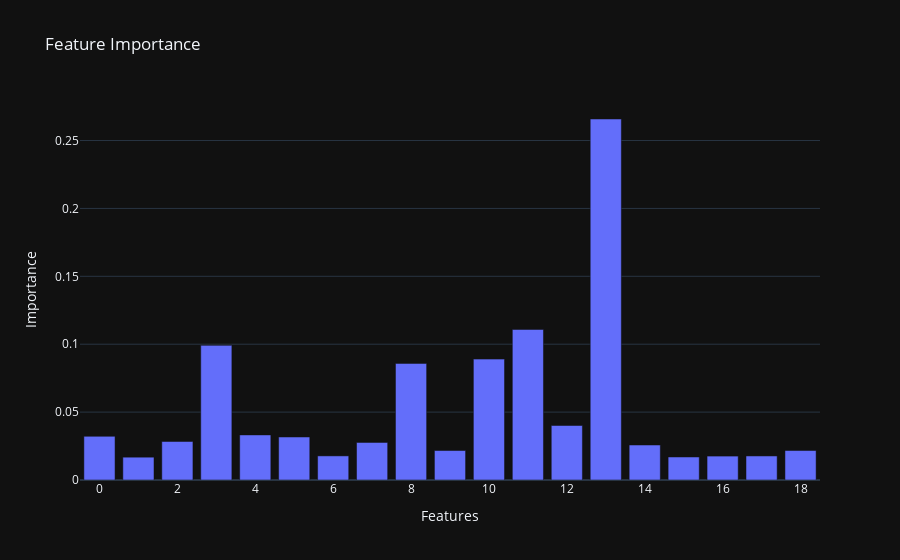

The notebook cell saved with this chart:
### Markdown cell above
## **Model**

Testing models with timeseries cross-validation. Simple parameter tuning with GridSearch and regular cross-validation.

### Code cell
mode = 'xgb'
seasons = df_train['Season'].unique()
seasons.sort()
cvs = []

    
for season in seasons[5:]:

    print(f'\nValidating on season {season}')
        
    X = df_train[df_train['Season'] < season-1].reset_index(drop=True).copy()
    X_val = df_train[df_train['Season'] == season].reset_index(drop=True).copy()
        
        

        
    if mode == "xgb":

        model = xgb.XGBClassifier(booster = 'gbtree',eval_metric = 'mae', colsample_bytree = 0.7, min_child_weight = 40,
                                     gamma = 10, max_depth = 3, num_parallel_tree = 3, eta = 0.1)
    else:
        model = LogisticRegression(C=0.5)
            

    model.fit(X[features], X["Target"])
  
    pred = model.predict_proba(X_val[features])[:, 1]
    #pred = (pred - pred.min()) / (pred.max() - pred.min())
    pred = np.clip(pred, 0, 1)
    score = ((X_val['Target'].values - pred) ** 2).mean()
    cvs.append(score)

    
    print(f'\t -> Scored {score:.3f}')
    
    plt.figure(figsize=(10, 4))
    plt.subplot(1, 2, 1)
    plt.scatter(pred, X_val['MatchDiff'].values, s=5)
    plt.title('Prediction vs Score Diff')
    plt.grid(True)
    plt.plot([0.5,0.5,0.5],[-50,0,50], "r--")
    plt.plot([-0.1,0,1.1],[0,0,0], "r--")

    plt.subplot(1, 2, 2)
    sns.histplot(pred, bins=25)
    plt.title('Predictions probability')
    plt.show()
            
print(f'\n Local CV is {np.mean(cvs):.3f}')
if mode == 'xgb':
    #plt_feats = plt.bar(range(len(model.feature_importances_)), model.feature_importances_)
    #plt_feats.title('hej')
    import plotly.express as px
    fig = px.bar(x=range(len(model.feature_importances_)), y=model.feature_importances_, labels={'x':'Features', 'y':'Importance'}, title = 'Feature Importance')
    fig.show()
    print('Features:', features)

### Figure 1 — Plotly figure (JSON) as saved in the notebook; plotly's stock layout.template omitted (floating-point values rounded to 4 significant figures)
{"data": [{"alignmentgroup": "True", "hovertemplate": "Features=%{x}<br>Importance=%{y}<extra></extra>", "legendgroup": "", "marker": {"color": "#636efa", "pattern": {"shape": ""}}, "name": "", "offsetgroup": "", "orientation": "v", "showlegend": false, "textposition": "auto", "x": [0, 1, 2, 3, 4, 5, 6, 7, 8, 9, 10, 11, 12, 13, 14, 15, 16, 17, 18], "xaxis": "x", "y": [0.03215, 0.0168, 0.02837, 0.09915, 0.0332, 0.03166, 0.01775, 0.02769, 0.08588, 0.02171, 0.08903, 0.1109, 0.04014, 0.2659, 0.02575, 0.01696, 0.01762, 0.01771, 0.02171], "yaxis": "y", "type": "bar"}], "layout": {"xaxis": {"anchor": "y", "domain": [0.0, 1.0], "title": {"text": "Features"}}, "yaxis": {"anchor": "x", "domain": [0.0, 1.0], "title": {"text": "Importance"}}, "legend": {"tracegroupgap": 0}, "title": {"text": "Feature Importance"}, "barmode": "relative"}}
